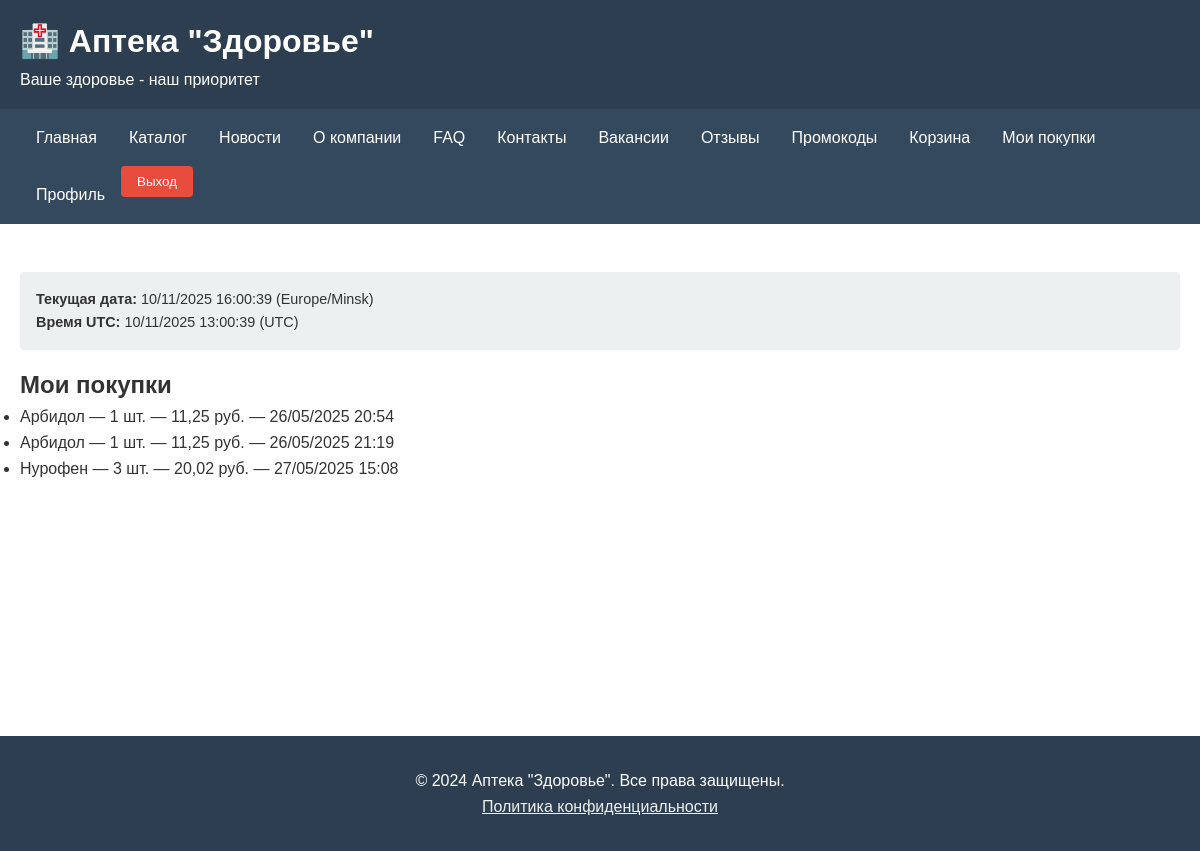
Page /my_sales/ (signed in) on the committed database.
### core/models.py (models this page shows, shortened)
class Sale(models.Model):
    medication = models.ForeignKey(Medication, on_delete=models.CASCADE, verbose_name='Медикамент')
    employee = models.ForeignKey(Employee, on_delete=models.CASCADE, verbose_name='Сотрудник', null=True, blank=True)
    customer = models.ForeignKey(User, on_delete=models.CASCADE, verbose_name='Покупатель', null=True, blank=True)  # Новое поле
    quantity = models.PositiveIntegerField(verbose_name='Количество')
    total_price = models.DecimalField(max_digits=10, decimal_places=2, verbose_name='Сумма')
    date = models.DateTimeField(auto_now_add=True, verbose_name='Дата')
    updated_at = models.DateTimeField(auto_now=True, verbose_name='Дата изменения')  # добавлено

class Medication(models.Model):
    remedy = models.ForeignKey(Remedy, on_delete=models.CASCADE, verbose_name='Лечащее средство')
    department = models.ForeignKey(PharmacyDepartment, on_delete=models.CASCADE, verbose_name='Отдел')
    code = models.CharField(max_length=50, unique=True, verbose_name='Код')
    name = models.CharField(max_length=100, verbose_name='Название')
    instruction = models.TextField(verbose_name='Инструкция')
    description = models.TextField(verbose_name='Описание')
    price = models.DecimalField(max_digits=10, decimal_places=2, verbose_name='Стоимость')
    photo = models.ImageField(upload_to='medications/', verbose_name='Фото')
    suppliers = models.ManyToManyField('Supplier', related_name='medications', verbose_name='Поставщики')
    created_at = models.DateTimeField(auto_now_add=True, verbose_name='Дата добавления')
    updated_at = models.DateTimeField(auto_now=True, verbose_name='Дата изменения')

### core/views.py (the view)
# urls.py: path('my_sales/', my_sales, name='my_sales'),
@login_required
def my_sales(request):
    if request.user.role == 'employee':
        sales = Sale.objects.filter(employee__user=request.user)
    else:
        sales = Sale.objects.filter(customer=request.user)
    now = timezone.localtime(timezone.now())
    now_utc = timezone.now().astimezone(datetime.timezone.utc)
    now_utc_minus3 = now_utc - datetime.timedelta(hours=3)
    return render(request, 'core/my_sales.html', {
        'sales': sales,
        'now': now,
        'now_utc': now_utc,
        'now_utc_minus3': now_utc_minus3,
        'TIME_ZONE': timezone.get_current_timezone_name(),
    })

### core/templates/core/my_sales.html (shortened to what this page needs)
{% extends "core/base.html" %}
{% block content %}
<h2>Мои покупки</h2>
<ul>
    {% for sale in sales %}
        <li>
            {{ sale.medication.name }} — {{ sale.quantity }} шт. — {{ sale.total_price }} руб. — {{ sale.date|date:"d/m/Y H:i" }}
            <br>
        </li>
    {% empty %}
        <li>Нет покупок.</li>
    {% endfor %}
</ul>
{% endblock %}

### core/templates/core/base.html (style rules this page uses)
* { margin: 0; padding: 0; box-sizing: border-box; }
body { font-family: Arial, sans-serif; line-height: 1.6; color: #333; }

### rows in the picture
Sale: medication.name "Арбидол", quantity "1", total_price "11,25", date "26/05/2025 20:54"
Sale: medication.name "Арбидол", quantity "1", total_price "11,25", date "26/05/2025 21:19"
Sale: medication.name "Нурофен", quantity "3", total_price "20,02", date "27/05/2025 15:08"

### other values in the picture
{{ now|date:"d/m/Y H:i:s" }} "10/11/2025 16:00:39"
{{ TIME_ZONE }} "Europe/Minsk"
{{ now_utc_minus3|date:"d/m/Y H:i:s" }} "10/11/2025 13:00:39"
